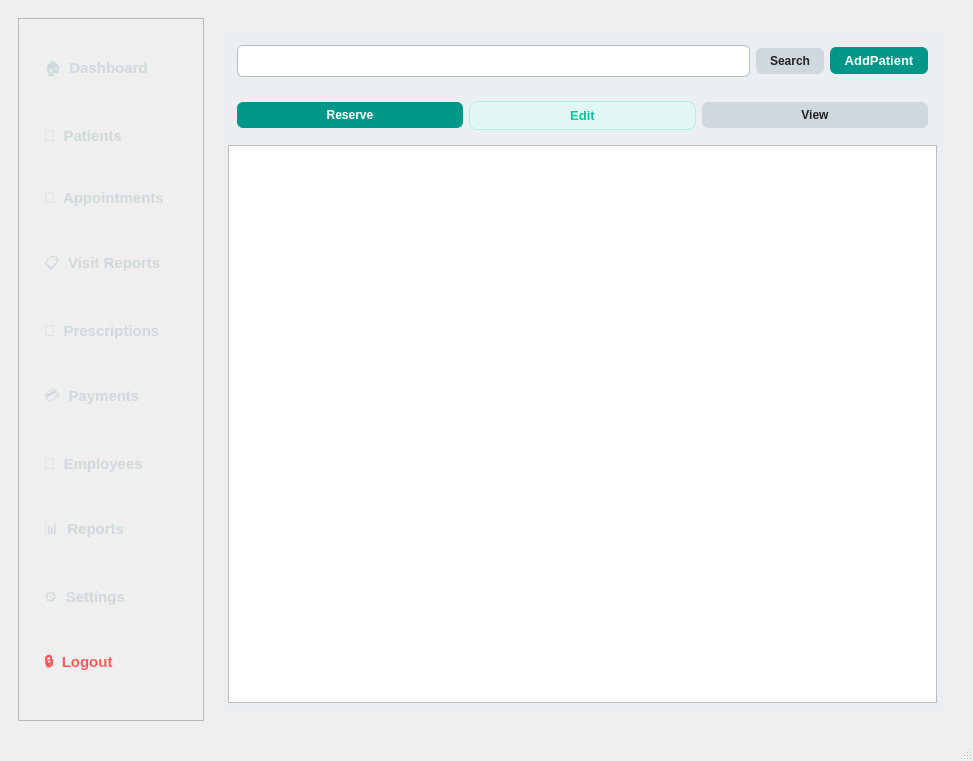
<?xml version="1.0" encoding="UTF-8"?>
<ui version="4.0">
 <class>MainWindow</class>
 <widget class="QMainWindow" name="MainWindow">
  <property name="geometry">
   <rect>
    <x>0</x>
    <y>0</y>
    <width>973</width>
    <height>761</height>
   </rect>
  </property>
  <property name="windowTitle">
   <string>HMS</string>
  </property>
  <widget class="QWidget" name="centralwidget">
   <layout class="QHBoxLayout" name="horizontalLayout">
    <item>
     <widget class="QWidget" name="widget" native="true">
      <layout class="QHBoxLayout" name="horizontalLayout_2" stretch="1,4">
       <item>
        <widget class="QFrame" name="sidebarFrame">
         <property name="styleSheet">
          <string notr="true">QFrame#sidebarFrame {
    background-color: qlineargradient(
        spread:pad,
        x1:0, y1:0, x2:1, y2:0,
        stop:0 #0e3f3e, stop:1 #195b57
    );
}

QPushButton {
    color: #cfd8dc;
    background-color: transparent;
    border: none;
    padding: 10px 16px;
  font-size: 15px;
font-weight: 500;
font-family: &quot;Arial&quot;, sans-serif;
    border-radius: 6px;
    text-align: left;
}

QPushButton:hover {
    background-color: rgba(255, 255, 255, 0.1);
    color: white;
}

QPushButton:checked {
    background-color: #14c38e;
    color: white;
    font-weight: bold;
}

#btnLogout {
    color: #ff5c5c;
    font-weight: bold;
}

#btnLogout:hover {
    background-color: rgba(255, 92, 92, 0.2);
    color: #ffffff;
}
</string>
         </property>
         <property name="frameShape">
          <enum>QFrame::StyledPanel</enum>
         </property>
         <property name="frameShadow">
          <enum>QFrame::Raised</enum>
         </property>
         <property name="lineWidth">
          <number>-3</number>
         </property>
         <property name="midLineWidth">
          <number>0</number>
         </property>
         <layout class="QVBoxLayout" name="verticalLayout">
          <item>
           <widget class="QPushButton" name="btnDashboard">
            <property name="text">
             <string>🏠  Dashboard</string>
            </property>
           </widget>
          </item>
          <item>
           <widget class="QPushButton" name="btnPatients">
            <property name="text">
             <string>🧍  Patients</string>
            </property>
           </widget>
          </item>
          <item>
           <widget class="QPushButton" name="btnAppointments">
            <property name="text">
             <string>📅  Appointments</string>
            </property>
           </widget>
          </item>
          <item>
           <widget class="QPushButton" name="btnVisitReports">
            <property name="text">
             <string>📋  Visit Reports</string>
            </property>
           </widget>
          </item>
          <item>
           <widget class="QPushButton" name="btnPrescriptions">
            <property name="text">
             <string>💊  Prescriptions</string>
            </property>
           </widget>
          </item>
          <item>
           <widget class="QPushButton" name="btnPayments">
            <property name="text">
             <string>💳  Payments</string>
            </property>
           </widget>
          </item>
          <item>
           <widget class="QPushButton" name="btnEmployees">
            <property name="text">
             <string>👥  Employees</string>
            </property>
           </widget>
          </item>
          <item>
           <widget class="QPushButton" name="btnReports">
            <property name="text">
             <string>📊  Reports</string>
            </property>
           </widget>
          </item>
          <item>
           <widget class="QPushButton" name="btnSettings">
            <property name="text">
             <string>⚙️  Settings</string>
            </property>
           </widget>
          </item>
          <item>
           <widget class="QPushButton" name="btnLogout">
            <property name="text">
             <string>🔒  Logout</string>
            </property>
           </widget>
          </item>
         </layout>
        </widget>
       </item>
       <item>
        <widget class="QStackedWidget" name="stackedWidget">
         <property name="autoFillBackground">
          <bool>false</bool>
         </property>
         <property name="frameShape">
          <enum>QFrame::NoFrame</enum>
         </property>
         <property name="frameShadow">
          <enum>QFrame::Plain</enum>
         </property>
         <property name="currentIndex">
          <number>1</number>
         </property>
         <widget class="QWidget" name="page_1"/>
         <widget class="QWidget" name="page_5">
          <layout class="QVBoxLayout" name="verticalLayout_2">
           <item>
            <widget class="QWidget" name="widget_2" native="true">
             <property name="styleSheet">
              <string notr="true">/* ==== پس‌زمینه کلی ویجت ==== */
QWidget#widget_2 {
    background-color: #ECEFF1;
}

/* ==== QLineEdit - جستجو ==== */
QLineEdit {
    background-color: #FFFFFF;
    border: 1px solid #B0BEC5;
    border-radius: 6px;
    padding: 6px 10px;
    font-size: 14px;
    color: #212121;
}
QLineEdit:focus {
    border: 1px solid #009688;
    background-color: #F1F8F7;
}

/* ==== QPushButton - دکمه‌های مهم ==== */

/* AddPatient - رنگ رسمی و با تاکید */
#btnAddPatient {
    background-color: #009688;
    color: white;
    border-radius: 6px;
    padding: 6px 14px;
    font-size: 13px;
    font-weight: bold;
}
#btnAddPatient:hover {
    background-color: #00796B;
}

/* Search - خنثی و ساده */
#btnSearch {
    background-color: #CFD8DC;
    color: #212121;
    border-radius: 6px;
    padding: 6px 14px;
    font-weight: bold;
}
#btnSearch:hover {
    background-color: #B0BEC5;
}

/* Reserve - اصلی‌ترین عملیات */
#btnReserve {
    background-color: #009688;
    color: white;
    border-radius: 6px;
    padding: 6px 14px;
    font-weight: bold;
}
#btnReserve:hover {
    background-color: #00796B;
}

/* Edit - عملیات هشدار/تغییر */
#btnEdit {
    background-color: #E0F7F4;
    color: #00C49A;
    border-radius: 8px;
    padding: 6px 14px;
    font-weight: bold;
    font-size: 13px;
    border: 1px solid #B2EDE7;
}
#btnEdit:hover {
    background-color: #C7F1EB;
}

/* View - خنثی */
#btnView {
    background-color: #CFD8DC;
    color: #212121;
    border-radius: 6px;
    padding: 6px 14px;
    font-weight: bold;
}
#btnView:hover {
    background-color: #B0BEC5;
}
/* ==== QTableView ==== */
QTableWidget#tablePatients {
    background-color: white;
    alternate-background-color: #f0f0f0;
    gridline-color: #cccccc;
    font-size: 10pt;
    border: 1px solid #bdbdbd;
}

QHeaderView::section {
    background-color: #00897B;
    color: white;
    font-weight: bold;
    padding: 6px;
    border: 1px solid #bdbdbd;
}

QTableWidget::item {
    padding: 8px;
    selection-background-color: #80cbc4;
    selection-color: black;
}


QHeaderView::section {
    background-color: #ECEFF1;
    color: #37474F;
    padding: 6px;
    border: 1px solid #CFD8DC;
    font-weight: bold;
}
</string>
             </property>
             <layout class="QGridLayout" name="gridLayout">
              <item row="1" column="0">
               <widget class="QWidget" name="widget_4" native="true">
                <layout class="QHBoxLayout" name="horizontalLayout_4">
                 <item>
                  <widget class="QPushButton" name="btnReserve">
                   <property name="text">
                    <string>Reserve</string>
                   </property>
                  </widget>
                 </item>
                 <item>
                  <widget class="QPushButton" name="btnEdit">
                   <property name="text">
                    <string>Edit</string>
                   </property>
                  </widget>
                 </item>
                 <item>
                  <widget class="QPushButton" name="btnView">
                   <property name="text">
                    <string>View</string>
                   </property>
                  </widget>
                 </item>
                </layout>
               </widget>
              </item>
              <item row="0" column="0">
               <widget class="QWidget" name="widget_3" native="true">
                <layout class="QHBoxLayout" name="horizontalLayout_3">
                 <item>
                  <widget class="QLineEdit" name="lineEditSearch">
                   <property name="font">
                    <font>
                     <pointsize>-1</pointsize>
                    </font>
                   </property>
                  </widget>
                 </item>
                 <item>
                  <widget class="QPushButton" name="btnSearch">
                   <property name="text">
                    <string>Search</string>
                   </property>
                  </widget>
                 </item>
                 <item>
                  <widget class="QPushButton" name="btnAddPatient">
                   <property name="text">
                    <string>AddPatient</string>
                   </property>
                  </widget>
                 </item>
                </layout>
               </widget>
              </item>
              <item row="2" column="0">
               <widget class="QTableWidget" name="tablePatients"/>
              </item>
             </layout>
            </widget>
           </item>
          </layout>
         </widget>
         <widget class="QWidget" name="page_6"/>
         <widget class="QWidget" name="page_7"/>
         <widget class="QWidget" name="page_8"/>
         <widget class="QWidget" name="page_9"/>
         <widget class="QWidget" name="page_10"/>
         <widget class="QWidget" name="page_11"/>
         <widget class="QWidget" name="page_12"/>
         <widget class="QWidget" name="page_13"/>
         <widget class="QWidget" name="page_14"/>
        </widget>
       </item>
      </layout>
     </widget>
    </item>
   </layout>
  </widget>
  <widget class="QMenuBar" name="menubar">
   <property name="geometry">
    <rect>
     <x>0</x>
     <y>0</y>
     <width>973</width>
     <height>26</height>
    </rect>
   </property>
  </widget>
  <widget class="QStatusBar" name="statusbar"/>
 </widget>
 <resources/>
 <connections/>
</ui>
